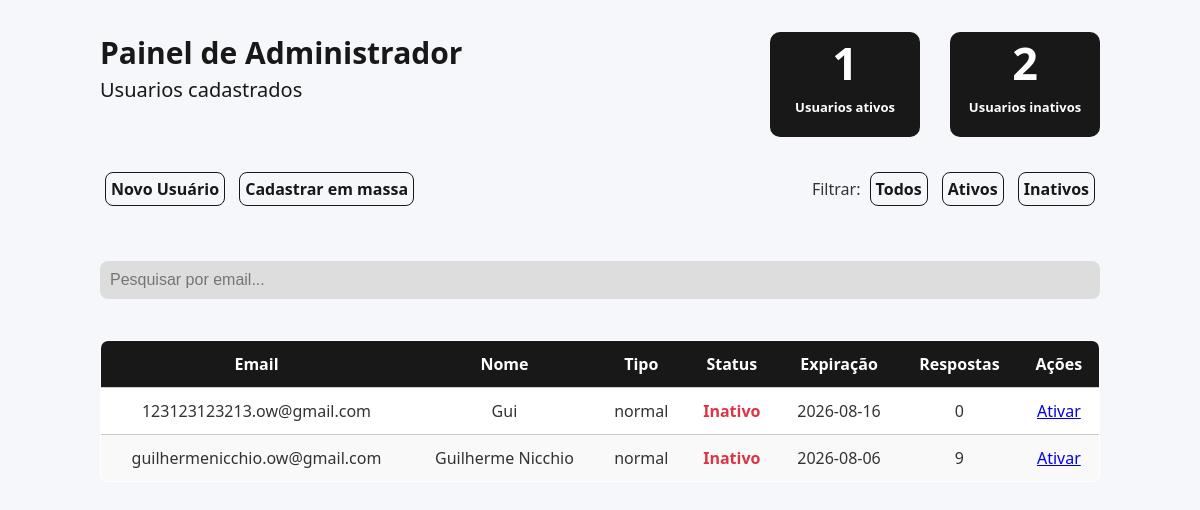
The page /admin/usuarios?filtro=inativos (signed in) on the database its author committed.
### tables this page shows
CREATE TABLE usuarios (
                        id INTEGER PRIMARY KEY AUTOINCREMENT,
                        email TEXT UNIQUE NOT NULL,
                        nome TEXT NOT NULL,
                        senha TEXT NOT NULL,
                        telefone TEXT NOT NULL,
                        tipo TEXT DEFAULT 'normal',
                        ativo INTEGER DEFAULT 1,
                        data_expiracao TEXT
                  );

### app/routes/admin.py (the view)
    @app.route('/admin/usuarios')
    def listar_usuarios():
        if session.get('tipo') != 'admin':
            return redirect('/login')
        filtro = request.args.get('filtro', 'todos')  # ativos, inativos, todos
        query = """
            SELECT u.id, u.email, u.nome, u.tipo, u.ativo, u.data_expiracao, COUNT(r.id)
            FROM usuarios u
            LEFT JOIN formularios f ON f.user_id = u.id
            LEFT JOIN respostas r ON r.formulario_id = f.id
        """
        if filtro == 'ativos':
            query += " WHERE u.ativo=1"
        elif filtro == 'inativos':
            query += " WHERE u.ativo=0"
        query += " GROUP BY u.id ORDER BY u.email"
        with sqlite3.connect('db.sqlite3') as conn:
            usuarios = conn.execute(query).fetchall()
            status = conn.execute("""
                SELECT
                    SUM(CASE WHEN ativo = 1 THEN 1 ELSE 0 END) as ativos,
                    SUM(CASE WHEN ativo = 0 THEN 1 ELSE 0 END) as inativos
                FROM usuarios
            """).fetchone()
        return render_template(
            'usuarios_admin.html',
            usuarios=usuarios,
            filtro=filtro,
            ativos=status[0] or 0,
            inativos=status[1] or 0
        )

### app/templates/usuarios_admin.html (shortened to what this page needs)
<!DOCTYPE html>
<html lang="pt-BR">
<head>
  <link rel="stylesheet" href="{{ url_for('static', filename='usuarios.css') }}">
</head>
<body>
  <div class="container">
    <section class="topo">
      <div class="texto-cabecalho">
        <h2>Painel de Administrador</h2>
        <p>Usuarios cadastrados</p>
      </div>
      <div class="informacoes">
        <div class="box">
          <h3>{{ ativos }}</h3>
          <p>Usuarios ativos</p>
        </div>
        <div class="box">
          <h3>{{ inativos }}</h3>
          <p>Usuarios inativos</p>
        </div>
      </div>
    </section>
    <section class="options_button">
      <div class="cadastro">
        <a href="/admin/cadastrar">Novo Usuário</a>
        <a href="/admin/cadastrar-em-massa">Cadastrar em massa</a>
      </div>
      <div class="filtro">
        Filtrar:
        <a href="/admin/usuarios?filtro=todos">Todos</a>
        <a href="/admin/usuarios?filtro=ativos">Ativos</a>
        <a href="/admin/usuarios?filtro=inativos">Inativos</a>
      </div>
    </section>
    <input type="text" id="pesquisaNome" placeholder="Pesquisar por email..." class="input-pesquisa" />
    <table>
      <thead>
        <tr>
          <th>Email</th>
          <th>Nome</th>
          <th>Tipo</th>
          <th>Status</th>
          <th>Expiração</th>
          <th>Respostas</th>
          <th>Ações</th>
        </tr>
      </thead>
      <tbody>
        {% for u in usuarios %}
        <tr>
          <td data-label="Email">{{ u[1] }}</td>
          <td data-label="Nome">{{ u[2] }}</td>
          <td data-label="Tipo">{{ u[3] }}</td>
          <td data-label="Status" class="status-{{ 'ativo' if u[4] == 1 else 'inativo' }}">
            {{ 'Ativo' if u[4] == 1 else 'Inativo' }}
          </td>
          <td data-label="Expiração">{{ u[5] }}</td>
          <td data-label="Respostas">{{ u[6] }}</td>
          <td data-label="Ações">
            <a href="/admin/usuario/{{ u[0] }}/toggle">
              {{ 'Desativar' if u[4] == 1 else 'Ativar' }}
            </a>
          </td>
        </tr>
        {% endfor %}
      </tbody>
    </table>
  </div>
</body>
</html>

### app/static/usuarios.css (style rules this page uses)
:root { --cor-fundo: #f5f7fa; --cor-texto: #333; --cor-link: #1f1f1f; --cor-link-hover: #1a1a1a; --cor-tabela-fundo: #fff; --cor-tabela-borda: #ccc; --cor-tabela-header: #e9ecef; --cor-ativo: #28a745; --cor-inativo: #dc3545; }
body { margin: 0; padding: 0; font-family: 'Segoe UI', Tahoma, Geneva, Verdana, sans-serif; background-color: var(--cor-fundo); color: var(--cor-texto); }
.container { max-width: 1000px; margin: auto; padding: 2rem; }
h2 { text-align: center; margin-bottom: 1.5rem; }
table { width: 100%; border-collapse: collapse; background-color: var(--cor-tabela-fundo); border: 1px solid var(--cor-tabela-borda); border-radius: 8px; overflow: hidden; margin-top: 1rem; }
th, td { padding: 0.75rem; text-align: center; border-bottom: 1px solid var(--cor-tabela-borda); }
th { margin-top: 20px; background-color: #181818; color: #fff; }
tr:nth-child(even) { background-color: #f9f9f9; }
.status-inativo { color: var(--cor-inativo); font-weight: bold; }
.texto-cabecalho { color: #181818; }
.texto-cabecalho h2 { font-size: 30px; margin: 0 10px 3px 0; }
.texto-cabecalho p { font-weight: 400; font-size: 20px; margin: 0; }
.topo { display: flex; justify-content: space-between; }
.informacoes { display: flex; gap: 30px; text-align: center; }
.informacoes h3 { font-weight: bold; font-size: 45px; margin: 0; padding: 0; }
.informacoes P { font-weight: bold; font-size: 13px; margin: 0; padding: 5px; }
.informacoes .box { background-color: #181818; color: #fff; border-radius: 10PX; width: 150px; height: 105px; }
.options_button { display: flex; justify-content: space-between; margin-top: 30px; }
.options_button .cadastro a { text-decoration: none; color: #181818; font-weight: bold; padding: 5px; margin: 5px; border: 1px solid #181818; border-radius: 8px; transition: background-color 0.3s ease, color 0.3s ease; display: inline-block; }
.options_button .filtro a { text-decoration: none; color: #181818; font-weight: bold; padding: 5px; margin: 5px; border: 1px solid #181818; border-radius: 8px; transition: background-color 0.3s ease, color 0.3s ease; display: inline-block; }
.input-pesquisa { margin-top: 50px; width:100%; max-width: 1000px; padding: 10px; border-radius: 8px; border: none; margin-bottom: 25px; font-size: 16px; background-color: #dddddd; color: #181818; box-sizing: border-box; }

### rows shown on the page
usuarios: email "123123123213.ow@gmail.com", nome "Gui", tipo "normal", ativo "Inativo", data_expiracao "2026-08-16", ativo "0", ativo "Ativar"
usuarios: email "guilhermenicchio.ow@gmail.com", nome "Guilherme Nicchio", tipo "normal", ativo "Inativo", data_expiracao "2026-08-06", u "9", ativo "Ativar"

### other values the page prints
{{ ativos }} "1"
{{ inativos }} "2"
